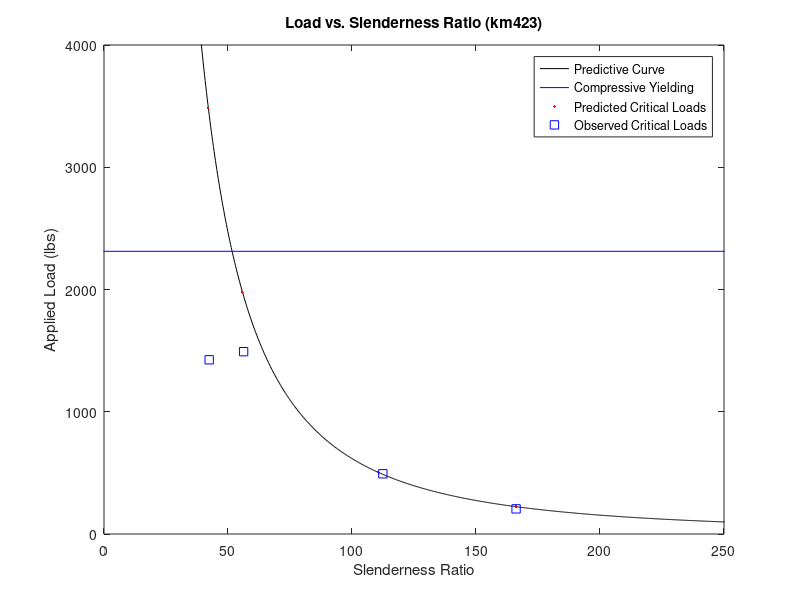

The MATLAB source for this figure:
%Kyle Mitra - EGR 201 - Boadu
Length = [1.518; 2.015; 3.992; 5.996];
Width = [0.5; 0.4971; 0.5; 0.5];
Thickness= [0.124; 0.124; 0.123; 0.125];
FailLoad = [1425; 1491.5; 492.7; 205.7];
PlasticDeformation = [46e-5; 12e-5; 68e-6; 20e-5];

ITheo = (1./12).*(0.5).*(0.125).^3;
IExp = (1./12).*(Width).*(Thickness).^3;
Area = (0.125).*(0.5);
AreaExp = Width.*Thickness;
RTheo = sqrt(ITheo./Area);
RExp = sqrt(IExp./AreaExp);
E = 10e6;
L = linspace(0,10,1000);
Slenderness = L./RTheo;
Slenderness2 = Length./RTheo;
Slenderness3 = Length./RExp;
Load = ((pi.^2).*(E).*(ITheo))./(L.^2);
YieldLoad = (37e3).*Area;
Load2 = ((pi.^2).*(E).*(ITheo))./(Length.^2)
Error = ((Load-Load2)./Load2).*100;

figure(1);clf
plot(Slenderness,Load,'k')
hold on
plot([-100 10000],[1 1].*YieldLoad,'b')
plot(Slenderness2,Load2,'.r')
plot(Slenderness3,FailLoad,'sb')
axis([0 250 0 4000])
xlabel('Slenderness Ratio')
ylabel('Applied Load (lbs)')
title('Load vs. Slenderness Ratio (km423)')
legend('Predictive Curve','Compressive Yielding', 'Predicted Critical Loads', 'Observed Critical Loads','location','best') 